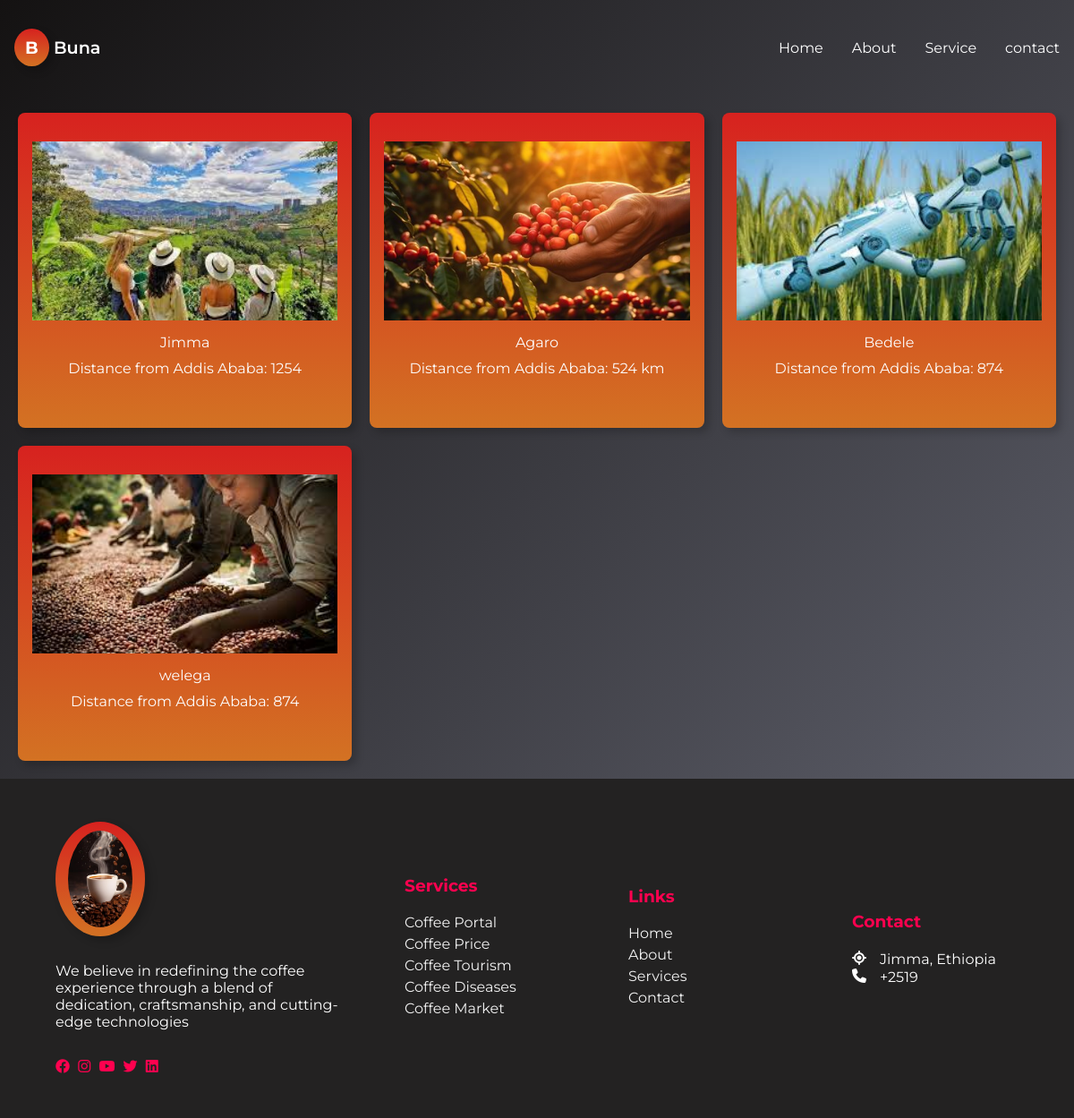
The app's page /tourism with its own data.
### myapp/models.py (models this page shows, shortened)
class TourismSpot(models.Model):
    image = models.ImageField(upload_to='tourism/images/')
    area_found = models.CharField(max_length=100 )
    distance_from_addis = models.CharField(max_length=100)

### myapp/views.py (the view)
# urls.py: path('tourism', views.tourism, name='tourism'),
def tourism(request):
    tourism_spots = TourismSpot.objects.all()
    return render(request, 'tourism.html', {'tourism_spots': tourism_spots})

### templates/tourism.html (shortened to what this page needs)
{% load static %}
<!DOCTYPE html>
<html lang="en">
<head>
    <link rel="stylesheet" href="https://cdnjs.cloudflare.com/ajax/libs/font-awesome/6.2.0/css/all.min.css">
    <link rel="stylesheet" href="{% static 'css\styles.css' %}">
    <link rel="stylesheet" href="{% static 'css\tou.css' %}">
</head>
<body>
    <nav>
        <div class="nav__bar">
          <a href="#"><span class="logo nav__logo">B</span> Buna</a>
        </div>
        <ul class="nav__links" id="nav-links">
          <li><a href="/home">Home</a></li>
          <li><a href="about">About</a></li>
          <li><a href="service">Service</a></li>
          <li><a href="#contact">contact</a></li>
        </ul>
      </nav>
    <div class="card-grid">
        <div class="card-container">
            {% for spot in tourism_spots %}
                <div class="card">
                    <img src="{{ spot.image.url }}" alt="{{ spot.name }}">
                    <div class="card-description">
                        <p>{{ spot.area_found }}</p>
                        <p>Distance from Addis Ababa: {{ spot.distance_from_addis }}</p>
                    </div>
                </div>
            {% endfor %}
        </div>
    </div>
    <footer>
      <div class="container">
          <div class="row">
                <div class="col" id="company">
                    <img src="static\images\coffee cup.avif" alt="" class="logo">
                    <p>
                      We believe in redefining the coffee experience through
                     a blend of dedication, craftsmanship, and cutting-edge technologies
                    </p>
                    <div class="social">
                      <a href="#"><i class="fab fa-facebook"></i></a>
                      <a href="#"><i class="fab fa-instagram"></i></a>
                      <a href="#"><i class="fab fa-youtube"></i></a>
                      <a href="#"><i class="fab fa-twitter"></i></a>
                      <a href="#"><i class="fab fa-linkedin"></i></a>
                    </div>
                </div>
                <div class="col" id="services">
                   <h3>Services</h3>
                   <div class="links">
                      <a href="login">Coffee Portal</a>
                      <a href="/login">Coffee Price</a>
                      <a href="/login">Coffee Tourism</a>
                      <a href="/login">Coffee Diseases</a>
                      <a href="/login">Coffee Market</a>
                   </div>
                </div>
                <div class="col" id="useful-links">
                   <h3>Links</h3>
                   <div class="links">
                      <a href="#">Home</a>
                      <a href="about">About</a>
                      <a href="login">Services</a>
                      <a href="#contact">Contact</a>
                   </div>
                </div>
                <div class="col" id="contact">
                    <h3>Contact</h3>
                    <div class="contact-details">
                       <i class="fa fa-location"></i>
                       <p>Jimma, Ethiopia</p>
                    </div>
                    <div class="contact-details">
                       <i class="fa fa-phone"></i>
                       <p>+2519</p>
                    </div>
                </div>
          </div>
      </div>
   </footer>
</body>
</html>

### static/css/styles.css (style rules this page uses)
:root { --primary-color: #d7221f; --secondary-color: #271303; --extra-light: #f3f4f6; --white: #ffffff; --gradient-1: linear-gradient(to bottom right, #141212, #686a77); --gradient-2: linear-gradient( to bottom, var(--primary-color), var(--secondary-color) ); --max-width: 1200px; }
* { padding: 0; margin: 0; box-sizing: border-box; }
img { width: 100%; display: flex; }
a { text-decoration: none; }
.logo { display: inline-block; padding: 10px 14px; font-size: 1.5rem; font-weight: 700; color: var(--white); background-image: var(--gradient-2); border-radius: 100%; box-shadow: 5px 5px 10px rgba(0, 0, 0, 0.2); }
html, body { scroll-behavior: smooth; }
body { font-family: "Montserrat", sans-serif; color: var(--white); background-image: var(--gradient-1); }
nav { position: fixed; isolation: isolate; top: 0; width: 100%; max-width: var(--max-width); margin: auto; z-index: 9; }
.nav__bar { padding: 1rem; display: flex; align-items: center; justify-content: space-between; gap: 2rem; background-image: var(--gradient-1); }
.nav__logo { padding: 9px 12px; font-size: 1.2rem; }
.nav__bar a { font-size: 1.2rem; font-weight: 600; color: var(--white); }
.nav__links { list-style: none; position: absolute; width: 100%; padding: 2rem; display: flex; flex-direction: column; align-items: center; gap: 2rem; background-image: var(--gradient-2); transform: translateY(-100%); transition: 0.5s; z-index: -1; }
.nav__links a { color: var(--white); transition: 0.3s; }
@media (width > 768px) { nav { padding: 2rem 1rem; position: static; display: flex; align-items: center; justify-content: space-between; } }
@media (width > 768px) { .nav__bar { padding: 0; background-image: none; } }
@media (width > 768px) { .nav__links { padding: 0; width: unset; position: static; transform: none; flex-direction: row; background-image: none; } }
footer { background-color: rgb(35, 34, 34); position: relative; width: 100%; min-height: 350px; padding: 3rem 1rem; }
.container { max-width: 1140px; margin: 0 auto; display: flex; justify-content: center; align-items: center; flex-direction: column; }
.row { display: flex; justify-content: space-between; align-items: center; }
.col { min-width: 250px; padding:0 2rem; font-size: 1.rem; color: var(--white); font-family: "Montserrat", sans-serif; }
.col .logo { width: 100px; margin-bottom:25px; }
.col h3 { color:#ff014fff; margin-bottom: 20px; position: relative; cursor: pointer; }
.col h3::after { content: ''; height:3px; width:0px; background-color: #ff014fff; position: absolute; bottom: 0; left:0; transition: 0.3s ease; }
.col .social a i { color:#ff014fff; margin-top:2rem; margin-right: 5px; transition: 0.3s ease; }
.col .links a { display: block; text-decoration: none; color:#f2f2f2; margin-bottom: 5px; position: relative; transition: 0.3s ease; }
.col .links a::before { content:''; height: 16px; width:3px; position: absolute; top:5px; left:-10px; background-color: #ff014fff; transition: 0.5s ease; opacity: 0; }
.col .contact-details { display: inline-flex; justify-content: space-between; }
.col .contact-details i { margin-right:15px; }

### static/css/tou.css (style rules this page uses)
:root { --primary-color: #d7221f; --secondary-color: #d37223; --extra-light: #f3f4f6; --white: #ffffff; --gradient-1: linear-gradient(to bottom right, #141212, #686a77); --gradient-2: linear-gradient( to bottom, var(--primary-color), var(--secondary-color) ); --max-width: 1200px; }
* { box-sizing: border-box; margin: 0; padding: 0; }
.card-grid { display: flex; justify-content: center; align-items: center; padding: 20px; }
.card-container { display: grid; grid-template-columns: repeat(3, 1fr); gap: 20px; max-width: 1200px; width: 100%; margin: auto; }
.card { padding: 2rem 1rem; text-align: center; background-image: var(--gradient-2); box-shadow: 5px 5px 10px rgba(0, 0, 0, 0.2); border-radius: 8px; overflow: hidden; transition: transform 0.3s ease; }
.card img { width: 100%; height: 200px; object-fit: cover; }
.card-description { padding: 15px; text-align: center; }
.card-description p { margin-bottom: 10px; color: #fdfcfc; font-size: 16px; }

### records on screen
TourismSpot: image (picture), area_found "Jimma", distance_from_addis "1254"
TourismSpot: image (picture), area_found "Agaro", distance_from_addis "524 km"
TourismSpot: image (picture), area_found "Bedele", distance_from_addis "874"
TourismSpot: image (picture), area_found "welega", distance_from_addis "874"
